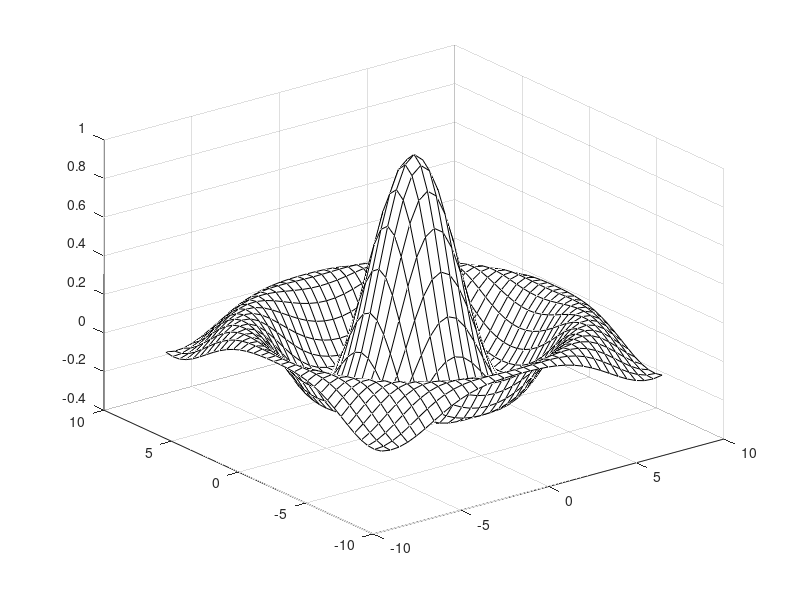

Write MATLAB code to recreate this figure. (Note: this script raises an error after producing the figure.)
%% ENGR-10, 11/28/2023; Intro to ENG 10.; Author:Darien Marble;
clc; format compact;






% problem 2 - advanced plotting
[X,Y] = meshgrid(-8:.5:8);
R = sqrt(X.^2 + Y.^2) + eps;
Z = sin(R)./R;
figure(3)
mesh(X,Y,Z,'EdgeColor','black')
surf(X.Y,Z)
colormap hsv 
colorbar

% problem 3 - if/else statement and for-loop
D = [125 190 0 0 0] % (actual) dostance traveld in [cm] centermeter
W = 125 % weight of vehicles in [grams]
opexp = zerio(1,5) % operating expense, creates [0 0 0 0 0]; units are in[$]
length(D) % length () calcuates the length

for i=1:length(D)
    if 50 > D(i) && D(i) > 0
        D(i) = 0
        opexp(i) = 0.003*W*D(i)+45
    elseif 100 > D(i) && D(i) >= 50
        D(i) = 50
        opexp(i) = 0.003*W*D(i)+45
    elseif 150 > D(i) && D(i) >= 100
        D(i) = 100
        opexp(i) = 0.003*W*D(i)+45
    elseif 200 > D(i) && D(i) >= 150
        D(i) = 150
        opexp(i) = 0.003*W*D(i)+45
    elseif D(i) >= 250
        opexp(i) = 0.003*W*D(i)+45
    else
    end
end

% Problem 4 - While loop
X = 5;
while x < 25;
    disp(x)
    x = 2*x - 1;
end

% Problem 5 - While loop again
total = 0;
k = 0;
while total < 1e+4
    k = k + 1;
    total = 5*k^2 - 2*k + total;
end
fprintf('The Number of terms is: %g \n' , k)
  fprintf ('The sum is: %g \n' , total)